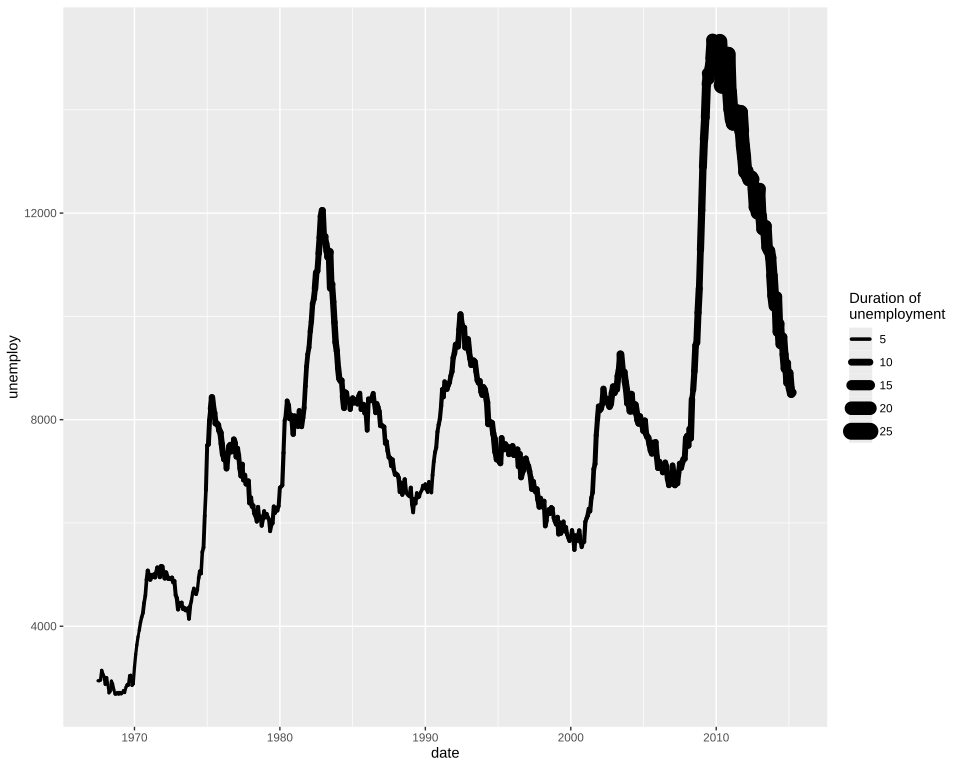

Generate this figure with R:
# The plot test/golden/linewidth_name.svg draws, drawn by ggplot2 itself, as ggplot2's own visual
# tests draw their snapshots: the independent check on that golden whenever it changes. The suite
# never runs this; it needs R, ggplot2 and vdiffr, saved as the Docker image giggly-r:ggplot2-4.0.3.
# From the repository's root:
#
#   docker run --rm -v "$PWD/test/golden":/golden:ro giggly-r:ggplot2-4.0.3 \
#     Rscript /golden/linewidth_name.R > linewidth_name.ggplot2.svg
#
# and compare the two drawings element by element, as test/golden/point.R describes.
#
# scale_linewidth()'s second example: its first, the legend titled over two lines.
# First checked with ggplot2 4.0.3 and vdiffr 1.0.9: every element matches, the x axis drawn before
# the y as test/golden/point.R describes, and every clip path.

library(ggplot2)

plot <- ggplot(economics, aes(date, unemploy, linewidth = uempmed)) +
  geom_line(lineend = "round") +
  scale_linewidth("Duration of\nunemployment") +
  theme_gray()

file <- tempfile(fileext = ".svg")
suppressWarnings(vdiffr::write_svg(plot, file))
cat(readLines(file), sep = "\n")
